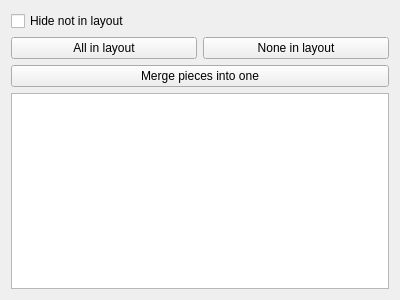
<?xml version="1.0" encoding="UTF-8"?>
<ui version="4.0">
 <class>VWidgetDetails</class>
 <widget class="QWidget" name="VWidgetDetails">
  <property name="geometry">
   <rect>
    <x>0</x>
    <y>0</y>
    <width>400</width>
    <height>300</height>
   </rect>
  </property>
  <property name="windowTitle">
   <string>Form</string>
  </property>
  <layout class="QVBoxLayout" name="verticalLayout">
   <item>
    <widget class="QCheckBox" name="checkBoxHideNotInLayout">
     <property name="toolTip">
      <string extracomment="hide details that are not in layout"/>
     </property>
     <property name="toolTipDuration">
      <number>1</number>
     </property>
     <property name="text">
      <string>Hide not in layout</string>
     </property>
    </widget>
   </item>
   <item>
    <layout class="QHBoxLayout" name="layoutInLayoutButtons">
     <item>
      <widget class="QPushButton" name="allInLayoutButton">
       <property name="toolTip">
        <string>Every piece goes in the layout.</string>
       </property>
       <property name="text">
        <string>All in layout</string>
       </property>
      </widget>
     </item>
     <item>
      <widget class="QPushButton" name="noneInLayoutButton">
       <property name="toolTip">
        <string>No piece is put in the layout.</string>
       </property>
       <property name="text">
        <string>None in layout</string>
       </property>
      </widget>
     </item>
    </layout>
   </item>
   <item>
    <widget class="QPushButton" name="linkPiecesButton">
     <property name="text">
      <string>Merge pieces into one</string>
     </property>
    </widget>
   </item>
   <item>
    <widget class="OTreeWidget" name="treeWidget">
     <property name="alternatingRowColors">
      <bool>true</bool>
     </property>
     <property name="selectionMode">
      <enum>QAbstractItemView::SingleSelection</enum>
     </property>
     <property name="selectionBehavior">
      <enum>QAbstractItemView::SelectRows</enum>
     </property>
     <property name="indentation">
      <number>16</number>
     </property>
     <attribute name="headerVisible">
      <bool>false</bool>
     </attribute>
     <attribute name="headerMinimumSectionSize">
      <number>16</number>
     </attribute>
     <attribute name="headerShowSortIndicator" stdset="0">
      <bool>false</bool>
     </attribute>
     <attribute name="headerStretchLastSection">
      <bool>true</bool>
     </attribute>
    </widget>
   </item>
  </layout>
 </widget>
 <customwidgets>
  <customwidget>
   <class>OTreeWidget</class>
   <extends>QTreeWidget</extends>
   <header>../widgets/otreewidget.h</header>
  </customwidget>
 </customwidgets>
 <resources/>
 <connections/>
</ui>
